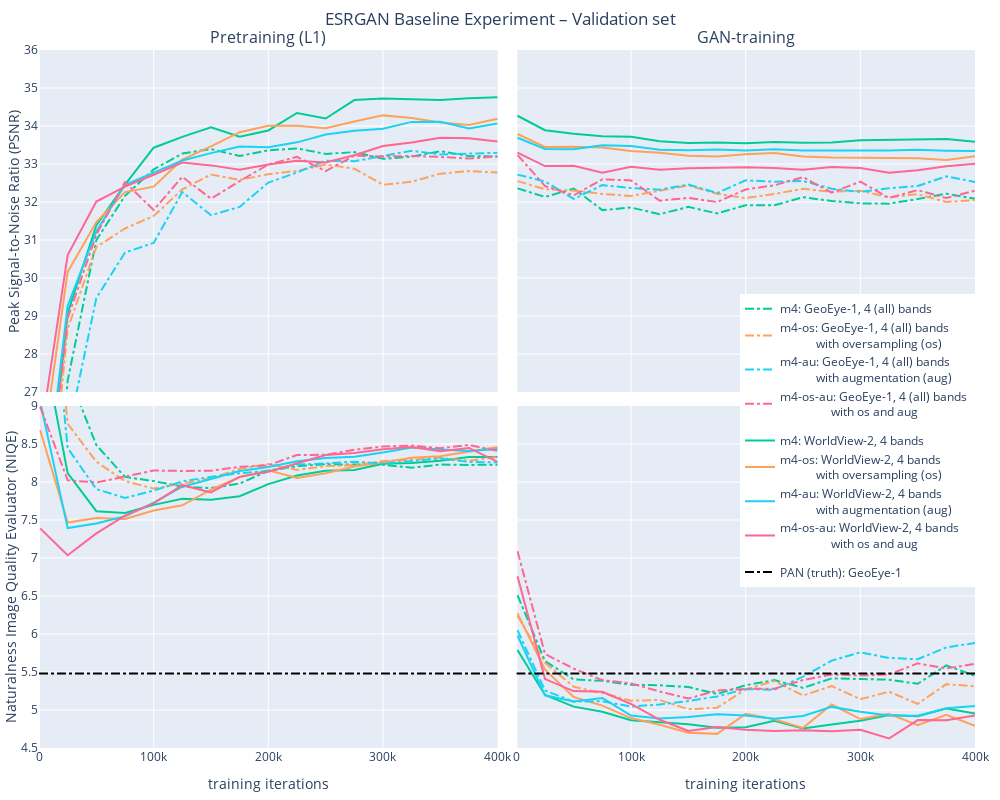

Notebook code for this chart:
### Code cell
def plot_iterations_vs_metrics(exp_stat_dict, metrics=('PSNR', 'NIQE'),
                               mode='lines', x_type='linear', smooth_par=0.5, title='title'):
    fig = make_subplots(rows=2, cols=2, 
                        subplot_titles=('Pretraining (L1)', 'GAN-training'), 
                        horizontal_spacing=0.02, vertical_spacing=0.02, 
                        shared_xaxes=True, shared_yaxes=True)

    for experiment, stat_df in exp_stat_dict.items():
        
        pre_df = stat_df.loc[stat_df['pre_or_gan'] == 'pre', :]
        gan_df = stat_df.loc[stat_df['pre_or_gan'] == 'gan', :]
        
        for sensor in pre_df['sensor'].unique():
            name = LEGEND_NAMES[experiment + '-' + sensor]
            color = LEGEND_COLORS[experiment + '-' + sensor]
            line_dash = dict(dash=SENSOR_DASH[sensor])
            sensor_df = pre_df.loc[pre_df['sensor'] == sensor, :]
            fig.add_trace(go.Scatter(x=sensor_df['iterations'], 
                                     y=sensor_df[metrics[0]].ewm(alpha=(1 - smooth_par)).mean(), 
                                     mode=mode,
                                     line=line_dash,
                                     marker_color=color,
                                     name=name, legendgroup=sensor),
                          row=1, col=1)

        for sensor in gan_df['sensor'].unique():
            color = LEGEND_COLORS[experiment + '-' + sensor]
            line_dash = dict(dash=SENSOR_DASH[sensor])
            sensor_df = gan_df.loc[gan_df['sensor'] == sensor, :]
            fig.add_trace(go.Scatter(x=sensor_df['iterations'], 
                                     y=sensor_df[metrics[0]].ewm(alpha=(1 - smooth_par)).mean(), 
                                     marker_color=color,
                                     line=line_dash,
                                     mode=mode,
                                     name=sensor, legendgroup=sensor, 
                                     showlegend=False),
                          row=1, col=2)

        for sensor in pre_df['sensor'].unique():
            name = LEGEND_NAMES[experiment + '-' + sensor]
            color = LEGEND_COLORS[experiment + '-' + sensor]
            line_dash = dict(dash=SENSOR_DASH[sensor])
            sensor_df = pre_df.loc[pre_df['sensor'] == sensor, :]
            fig.add_trace(go.Scatter(x=sensor_df['iterations'], 
                                     y=sensor_df[metrics[1]].ewm(alpha=(1 - smooth_par)).mean(), 
                                     marker_color=color, 
                                     line=line_dash,
                                     mode=mode,
                                     name=name, legendgroup=sensor, 
                                     showlegend=False),
                          row=2, col=1)

        for sensor in gan_df['sensor'].unique():
            color = LEGEND_COLORS[experiment + '-' + sensor]
            line_dash = dict(dash=SENSOR_DASH[sensor])
            sensor_df = gan_df.loc[gan_df['sensor'] == sensor, :]
            fig.add_trace(go.Scatter(x=sensor_df['iterations'], 
                                     y=sensor_df[metrics[1]].ewm(alpha=(1 - smooth_par)).mean(), 
                                     marker_color=color,
                                     line=line_dash,
                                     mode=mode,
                                     name=sensor, legendgroup=sensor, 
                                     showlegend=False),
                          row=2, col=2)
            
    fig.add_trace(go.Scatter(x=[0, 400000], y=[5.48, 5.48], 
                             mode='lines', marker_color='black', line_dash='dashdot',
                             name='PAN (truth): GeoEye-1', showlegend=True), row=2, col=1)
    fig.add_trace(go.Scatter(x=[0, 400000], y=[5.48, 5.48], 
                             mode='lines', marker_color='black', line_dash='dashdot', 
                             showlegend=False), row=2, col=2)
            
    #fig.update_xaxes(range=(3.5,14), title=dict(text='Perceptual Index (PI)', standoff=5), row=1)
    fig.update_yaxes(range=(27,36), row=1)
    fig.update_yaxes(title=dict(text=METRIC_NAMES[metrics[0]], standoff=1), row=1, col=1)
    fig.update_yaxes(range=(4.5,9), title=dict(text=METRIC_NAMES[metrics[1]], standoff=1), col=1, row=2)
    fig.update_yaxes(range=(4.5,9), col=2, row=2)
    fig.update_xaxes(title=dict(text='training iterations'), row=2)
    fig.update_layout(height=800, width=1000, 
                      title=dict(text=title,
                             x=0.5,
                             xanchor='center',
                             yanchor='bottom'),
                     margin=dict(l=10, r=10, t=50, b=10))
    fig.update_layout(legend=dict(x=1, y=0.65,
                                  xanchor='right', yanchor='top',
                                  font=dict(size=12)
                                 ))
    
    fig.show()

if EVERY_KTH_EPOCH:
    plot_iterations_vs_metrics(stat_dict, smooth_par=0.5, title='ESRGAN Baseline Experiment – Validation set')
    #plot_iterations_vs_metrics(stat_dict, smooth_par=0.5, title='ESRGAN Regularization Experiment – Validation set')
    #plot_iterations_vs_metrics(stat_dict, smooth_par=0.5, title='ESRGAN Final Evaluation')
    #plot_iterations_vs_metrics(stat_dict, smooth_par=0)

### Figure 1 — Plotly figure (JSON) as saved in the notebook; plotly's stock layout.template omitted (floating-point values rounded to 4 significant figures)
{"data": [{"legendgroup": "GE01", "line": {"dash": "dashdot"}, "marker": {"color": "#00CC96"}, "mode": "lines", "name": "m4: GeoEye-1, 4 (all) bands", "type": "scatter", "x": [1000, 25000, 50000, 75000, 100000, 125000, 150000, 175000, 200000, 225000, 250000, 275000, 300000, 325000, 350000, 375000, 400000], "xaxis": "x", "y": [18.26, 27.3, 31.0, 32.16, 32.86, 33.28, 33.39, 33.21, 33.36, 33.41, 33.27, 33.31, 33.14, 33.19, 33.34, 33.21, 33.19], "yaxis": "y"}, {"legendgroup": "WV02", "line": {"dash": "solid"}, "marker": {"color": "#00CC96"}, "mode": "lines", "name": "m4: WorldView-2, 4 bands", "type": "scatter", "x": [1000, 25000, 50000, 75000, 100000, 125000, 150000, 175000, 200000, 225000, 250000, 275000, 300000, 325000, 350000, 375000, 400000], "xaxis": "x", "y": [22.44, 29.07, 31.39, 32.46, 33.43, 33.71, 33.96, 33.72, 33.88, 34.34, 34.2, 34.68, 34.72, 34.7, 34.69, 34.73, 34.75], "yaxis": "y"}, {"legendgroup": "GE01", "line": {"dash": "dashdot"}, "marker": {"color": "#00CC96"}, "mode": "lines", "name": "GE01", "showlegend": false, "type": "scatter", "x": [1000, 25000, 50000, 75000, 100000, 125000, 150000, 175000, 200000, 225000, 250000, 275000, 300000, 325000, 350000, 375000, 400000], "xaxis": "x2", "y": [32.36, 32.13, 32.35, 31.79, 31.86, 31.68, 31.87, 31.7, 31.92, 31.91, 32.13, 32.03, 31.96, 31.96, 32.08, 32.22, 32.08], "yaxis": "y2"}, {"legendgroup": "WV02", "line": {"dash": "solid"}, "marker": {"color": "#00CC96"}, "mode": "lines", "name": "WV02", "showlegend": false, "type": "scatter", "x": [1000, 25000, 50000, 75000, 100000, 125000, 150000, 175000, 200000, 225000, 250000, 275000, 300000, 325000, 350000, 375000, 400000], "xaxis": "x2", "y": [34.27, 33.89, 33.8, 33.73, 33.71, 33.6, 33.55, 33.57, 33.54, 33.58, 33.56, 33.56, 33.62, 33.64, 33.65, 33.66, 33.58], "yaxis": "y2"}, {"legendgroup": "GE01", "line": {"dash": "dashdot"}, "marker": {"color": "#00CC96"}, "mode": "lines", "name": "m4: GeoEye-1, 4 (all) bands", "showlegend": false, "type": "scatter", "x": [1000, 25000, 50000, 75000, 100000, 125000, 150000, 175000, 200000, 225000, 250000, 275000, 300000, 325000, 350000, 375000, 400000], "xaxis": "x3", "y": [13.08, 9.44, 8.486, 8.067, 8.012, 7.94, 7.92, 7.98, 8.145, 8.208, 8.234, 8.232, 8.226, 8.188, 8.229, 8.224, 8.227], "yaxis": "y3"}, {"legendgroup": "WV02", "line": {"dash": "solid"}, "marker": {"color": "#00CC96"}, "mode": "lines", "name": "m4: WorldView-2, 4 bands", "showlegend": false, "type": "scatter", "x": [1000, 25000, 50000, 75000, 100000, 125000, 150000, 175000, 200000, 225000, 250000, 275000, 300000, 325000, 350000, 375000, 400000], "xaxis": "x3", "y": [10.01, 8.117, 7.616, 7.591, 7.699, 7.781, 7.765, 7.813, 7.972, 8.086, 8.148, 8.159, 8.24, 8.25, 8.28, 8.33, 8.33], "yaxis": "y3"}, {"legendgroup": "GE01", "line": {"dash": "dashdot"}, "marker": {"color": "#00CC96"}, "mode": "lines", "name": "GE01", "showlegend": false, "type": "scatter", "x": [1000, 25000, 50000, 75000, 100000, 125000, 150000, 175000, 200000, 225000, 250000, 275000, 300000, 325000, 350000, 375000, 400000], "xaxis": "x4", "y": [6.51, 5.643, 5.401, 5.385, 5.331, 5.325, 5.302, 5.211, 5.326, 5.393, 5.291, 5.416, 5.408, 5.399, 5.344, 5.587, 5.449], "yaxis": "y4"}, {"legendgroup": "WV02", "line": {"dash": "solid"}, "marker": {"color": "#00CC96"}, "mode": "lines", "name": "WV02", "showlegend": false, "type": "scatter", "x": [1000, 25000, 50000, 75000, 100000, 125000, 150000, 175000, 200000, 225000, 250000, 275000, 300000, 325000, 350000, 375000, 400000], "xaxis": "x4", "y": [5.79, 5.197, 5.044, 4.978, 4.865, 4.837, 4.813, 4.767, 4.773, 4.857, 4.758, 4.809, 4.86, 4.935, 4.917, 5.019, 4.954], "yaxis": "y4"}, {"legendgroup": "GE01", "line": {"dash": "dashdot"}, "marker": {"color": "#FFA15A"}, "mode": "lines", "name": "m4-os: GeoEye-1, 4 (all) bands <br>            with oversampling (os)", "type": "scatter", "x": [1000, 25000, 50000, 75000, 100000, 125000, 150000, 175000, 200000, 225000, 250000, 275000, 300000, 325000, 350000, 375000, 400000], "xaxis": "x", "y": [21.31, 28.66, 30.82, 31.3, 31.63, 32.33, 32.72, 32.58, 32.73, 32.82, 32.99, 32.88, 32.45, 32.53, 32.75, 32.81, 32.78], "yaxis": "y"}, {"legendgroup": "WV02", "line": {"dash": "solid"}, "marker": {"color": "#FFA15A"}, "mode": "lines", "name": "m4-os: WorldView-2, 4 bands <br>            with oversampling (os)", "type": "scatter", "x": [1000, 25000, 50000, 75000, 100000, 125000, 150000, 175000, 200000, 225000, 250000, 275000, 300000, 325000, 350000, 375000, 400000], "xaxis": "x", "y": [25.04, 30.16, 31.47, 32.26, 32.41, 33.12, 33.46, 33.84, 34.0, 34.01, 33.94, 34.12, 34.28, 34.21, 34.09, 34.02, 34.19], "yaxis": "y"}, {"legendgroup": "GE01", "line": {"dash": "dashdot"}, "marker": {"color": "#FFA15A"}, "mode": "lines", "name": "GE01", "showlegend": false, "type": "scatter", "x": [1000, 25000, 50000, 75000, 100000, 125000, 150000, 175000, 200000, 225000, 250000, 275000, 300000, 325000, 350000, 375000, 400000], "xaxis": "x2", "y": [32.55, 32.34, 32.3, 32.21, 32.16, 32.3, 32.44, 32.22, 32.1, 32.21, 32.35, 32.27, 32.3, 32.12, 32.2, 32.0, 32.05], "yaxis": "y2"}, {"legendgroup": "WV02", "line": {"dash": "solid"}, "marker": {"color": "#FFA15A"}, "mode": "lines", "name": "WV02", "showlegend": false, "type": "scatter", "x": [1000, 25000, 50000, 75000, 100000, 125000, 150000, 175000, 200000, 225000, 250000, 275000, 300000, 325000, 350000, 375000, 400000], "xaxis": "x2", "y": [33.79, 33.45, 33.46, 33.43, 33.34, 33.3, 33.22, 33.2, 33.25, 33.29, 33.2, 33.17, 33.16, 33.15, 33.15, 33.11, 33.2], "yaxis": "y2"}, {"legendgroup": "GE01", "line": {"dash": "dashdot"}, "marker": {"color": "#FFA15A"}, "mode": "lines", "name": "m4-os: GeoEye-1, 4 (all) bands <br>            with oversampling (os)", "showlegend": false, "type": "scatter", "x": [1000, 25000, 50000, 75000, 100000, 125000, 150000, 175000, 200000, 225000, 250000, 275000, 300000, 325000, 350000, 375000, 400000], "xaxis": "x3", "y": [12.3, 8.767, 8.266, 8.012, 7.913, 7.983, 8.047, 8.174, 8.237, 8.158, 8.209, 8.22, 8.275, 8.292, 8.316, 8.278, 8.329], "yaxis": "y3"}, {"legendgroup": "WV02", "line": {"dash": "solid"}, "marker": {"color": "#FFA15A"}, "mode": "lines", "name": "m4-os: WorldView-2, 4 bands <br>            with oversampling (os)", "showlegend": false, "type": "scatter", "x": [1000, 25000, 50000, 75000, 100000, 125000, 150000, 175000, 200000, 225000, 250000, 275000, 300000, 325000, 350000, 375000, 400000], "xaxis": "x3", "y": [8.68, 7.467, 7.526, 7.512, 7.625, 7.693, 7.898, 8.065, 8.153, 8.051, 8.116, 8.203, 8.256, 8.318, 8.339, 8.4, 8.46], "yaxis": "y3"}, {"legendgroup": "GE01", "line": {"dash": "dashdot"}, "marker": {"color": "#FFA15A"}, "mode": "lines", "name": "GE01", "showlegend": false, "type": "scatter", "x": [1000, 25000, 50000, 75000, 100000, 125000, 150000, 175000, 200000, 225000, 250000, 275000, 300000, 325000, 350000, 375000, 400000], "xaxis": "x4", "y": [6.24, 5.62, 5.306, 5.223, 5.123, 5.132, 5.01, 5.03, 5.27, 5.38, 5.19, 5.315, 5.143, 5.241, 5.081, 5.34, 5.31], "yaxis": "y4"}, {"legendgroup": "WV02", "line": {"dash": "solid"}, "marker": {"color": "#FFA15A"}, "mode": "lines", "name": "WV02", "showlegend": false, "type": "scatter", "x": [1000, 25000, 50000, 75000, 100000, 125000, 150000, 175000, 200000, 225000, 250000, 275000, 300000, 325000, 350000, 375000, 400000], "xaxis": "x4", "y": [6.27, 5.53, 5.17, 5.058, 4.894, 4.806, 4.702, 4.686, 4.948, 4.879, 4.765, 5.072, 4.881, 4.951, 4.8, 4.935, 4.793], "yaxis": "y4"}, {"legendgroup": "GE01", "line": {"dash": "dashdot"}, "marker": {"color": "#19D3F3"}, "mode": "lines", "name": "m4-au: GeoEye-1, 4 (all) bands <br>            with augmentation (aug)", "type": "scatter", "x": [1000, 25000, 50000, 75000, 100000, 125000, 150000, 175000, 200000, 225000, 250000, 275000, 300000, 325000, 350000, 375000, 400000], "xaxis": "x", "y": [18.93, 25.87, 29.47, 30.67, 30.92, 32.26, 31.65, 31.87, 32.51, 32.78, 33.09, 33.07, 33.21, 33.35, 33.25, 33.27, 33.3], "yaxis": "y"}, {"legendgroup": "WV02", "line": {"dash": "solid"}, "marker": {"color": "#19D3F3"}, "mode": "lines", "name": "m4-au: WorldView-2, 4 bands <br>            with augmentation (aug)", "type": "scatter", "x": [1000, 25000, 50000, 75000, 100000, 125000, 150000, 175000, 200000, 225000, 250000, 275000, 300000, 325000, 350000, 375000, 400000], "xaxis": "x", "y": [23.18, 29.27, 31.23, 32.45, 32.77, 33.09, 33.29, 33.46, 33.44, 33.57, 33.78, 33.87, 33.93, 34.11, 34.11, 33.94, 34.07], "yaxis": "y"}, {"legendgroup": "GE01", "line": {"dash": "dashdot"}, "marker": {"color": "#19D3F3"}, "mode": "lines", "name": "GE01", "showlegend": false, "type": "scatter", "x": [1000, 25000, 50000, 75000, 100000, 125000, 150000, 175000, 200000, 225000, 250000, 275000, 300000, 325000, 350000, 375000, 400000], "xaxis": "x2", "y": [32.72, 32.54, 32.08, 32.44, 32.37, 32.32, 32.46, 32.24, 32.57, 32.53, 32.55, 32.35, 32.27, 32.36, 32.42, 32.68, 32.53], "yaxis": "y2"}, {"legendgroup": "WV02", "line": {"dash": "solid"}, "marker": {"color": "#19D3F3"}, "mode": "lines", "name": "WV02", "showlegend": false, "type": "scatter", "x": [1000, 25000, 50000, 75000, 100000, 125000, 150000, 175000, 200000, 225000, 250000, 275000, 300000, 325000, 350000, 375000, 400000], "xaxis": "x2", "y": [33.69, 33.4, 33.39, 33.5, 33.47, 33.37, 33.36, 33.38, 33.36, 33.39, 33.35, 33.36, 33.36, 33.36, 33.37, 33.35, 33.34], "yaxis": "y2"}, {"legendgroup": "GE01", "line": {"dash": "dashdot"}, "marker": {"color": "#19D3F3"}, "mode": "lines", "name": "m4-au: GeoEye-1, 4 (all) bands <br>            with augmentation (aug)", "showlegend": false, "type": "scatter", "x": [1000, 25000, 50000, 75000, 100000, 125000, 150000, 175000, 200000, 225000, 250000, 275000, 300000, 325000, 350000, 375000, 400000], "xaxis": "x3", "y": [12.18, 8.447, 7.906, 7.791, 7.888, 8.006, 8.069, 8.114, 8.147, 8.229, 8.244, 8.267, 8.244, 8.277, 8.308, 8.264, 8.257], "yaxis": "y3"}, {"legendgroup": "WV02", "line": {"dash": "solid"}, "marker": {"color": "#19D3F3"}, "mode": "lines", "name": "m4-au: WorldView-2, 4 bands <br>            with augmentation (aug)", "showlegend": false, "type": "scatter", "x": [1000, 25000, 50000, 75000, 100000, 125000, 150000, 175000, 200000, 225000, 250000, 275000, 300000, 325000, 350000, 375000, 400000], "xaxis": "x3", "y": [9.06, 7.393, 7.454, 7.548, 7.73, 7.938, 8.04, 8.145, 8.198, 8.274, 8.317, 8.334, 8.387, 8.453, 8.427, 8.408, 8.434], "yaxis": "y3"}, {"legendgroup": "GE01", "line": {"dash": "dashdot"}, "marker": {"color": "#19D3F3"}, "mode": "lines", "name": "GE01", "showlegend": false, "type": "scatter", "x": [1000, 25000, 50000, 75000, 100000, 125000, 150000, 175000, 200000, 225000, 250000, 275000, 300000, 325000, 350000, 375000, 400000], "xaxis": "x4", "y": [6.05, 5.257, 5.11, 5.115, 5.045, 5.073, 5.117, 5.179, 5.275, 5.267, 5.439, 5.649, 5.76, 5.685, 5.667, 5.824, 5.882], "yaxis": "y4"}, {"legendgroup": "WV02", "line": {"dash": "solid"}, "marker": {"color": "#19D3F3"}, "mode": "lines", "name": "WV02", "showlegend": false, "type": "scatter", "x": [1000, 25000, 50000, 75000, 100000, 125000, 150000, 175000, 200000, 225000, 250000, 275000, 300000, 325000, 350000, 375000, 400000], "xaxis": "x4", "y": [5.98, 5.193, 5.111, 5.159, 4.927, 4.888, 4.909, 4.945, 4.927, 4.884, 4.922, 5.041, 4.975, 4.928, 4.924, 5.022, 5.051], "yaxis": "y4"}, {"legendgroup": "GE01", "line": {"dash": "dashdot"}, "marker": {"color": "#FF6692"}, "mode": "lines", "name": "m4-os-au: GeoEye-1, 4 (all) bands <br>                 with os and aug", "type": "scatter", "x": [1000, 25000, 50000, 75000, 100000, 125000, 150000, 175000, 200000, 225000, 250000, 275000, 300000, 325000, 350000, 375000, 400000], "xaxis": "x", "y": [22.35, 28.94, 31.14, 32.52, 31.79, 32.66, 32.09, 32.55, 32.99, 33.19, 32.81, 33.22, 33.2, 33.21, 33.19, 33.14, 33.2], "yaxis": "y"}, {"legendgroup": "WV02", "line": {"dash": "solid"}, "marker": {"color": "#FF6692"}, "mode": "lines", "name": "m4-os-au: WorldView-2, 4 bands <br>                 with os and aug", "type": "scatter", "x": [1000, 25000, 50000, 75000, 100000, 125000, 150000, 175000, 200000, 225000, 250000, 275000, 300000, 325000, 350000, 375000, 400000], "xaxis": "x", "y": [25.79, 30.6, 32.01, 32.41, 32.72, 33.04, 32.96, 32.85, 32.99, 33.08, 33.04, 33.23, 33.48, 33.57, 33.69, 33.68, 33.59], "yaxis": "y"}, {"legendgroup": "GE01", "line": {"dash": "dashdot"}, "marker": {"color": "#FF6692"}, "mode": "lines", "name": "GE01", "showlegend": false, "type": "scatter", "x": [1000, 25000, 50000, 75000, 100000, 125000, 150000, 175000, 200000, 225000, 250000, 275000, 300000, 325000, 350000, 375000, 400000], "xaxis": "x2", "y": [33.24, 32.42, 32.17, 32.6, 32.57, 32.04, 32.11, 32.0, 32.33, 32.44, 32.66, 32.25, 32.53, 32.11, 32.31, 32.11, 32.3], "yaxis": "y2"}, {"legendgroup": "WV02", "line": {"dash": "solid"}, "marker": {"color": "#FF6692"}, "mode": "lines", "name": "WV02", "showlegend": false, "type": "scatter", "x": [1000, 25000, 50000, 75000, 100000, 125000, 150000, 175000, 200000, 225000, 250000, 275000, 300000, 325000, 350000, 375000, 400000], "xaxis": "x2", "y": [33.3, 32.95, 32.95, 32.77, 32.93, 32.85, 32.89, 32.89, 32.92, 32.89, 32.85, 32.92, 32.9, 32.77, 32.83, 32.94, 33.01], "yaxis": "y2"}, {"legendgroup": "GE01", "line": {"dash": "dashdot"}, "marker": {"color": "#FF6692"}, "mode": "lines", "name": "m4-os-au: GeoEye-1, 4 (all) bands <br>                 with os and aug", "showlegend": false, "type": "scatter", "x": [1000, 25000, 50000, 75000, 100000, 125000, 150000, 175000, 200000, 225000, 250000, 275000, 300000, 325000, 350000, 375000, 400000], "xaxis": "x3", "y": [8.99, 8.023, 7.993, 8.077, 8.151, 8.145, 8.148, 8.199, 8.22, 8.355, 8.357, 8.424, 8.467, 8.478, 8.444, 8.487, 8.409], "yaxis": "y3"}, {"legendgroup": "WV02", "line": {"dash": "solid"}, "marker": {"color": "#FF6692"}, "mode": "lines", "name": "m4-os-au: WorldView-2, 4 bands <br>                 with os and aug", "showlegend": false, "type": "scatter", "x": [1000, 25000, 50000, 75000, 100000, 125000, 150000, 175000, 200000, 225000, 250000, 275000, 300000, 325000, 350000, 375000, 400000], "xaxis": "x3", "y": [7.39, 7.037, 7.324, 7.557, 7.718, 7.958, 7.863, 8.067, 8.134, 8.247, 8.354, 8.382, 8.431, 8.46, 8.405, 8.448, 8.264], "yaxis": "y3"}, {"legendgroup": "GE01", "line": {"dash": "dashdot"}, "marker": {"color": "#FF6692"}, "mode": "lines", "name": "GE01", "showlegend": false, "type": "scatter", "x": [1000, 25000, 50000, 75000, 100000, 125000, 150000, 175000, 200000, 225000, 250000, 275000, 300000, 325000, 350000, 375000, 400000], "xaxis": "x4", "y": [7.09, 5.737, 5.544, 5.393, 5.35, 5.243, 5.151, 5.256, 5.278, 5.279, 5.395, 5.467, 5.454, 5.467, 5.613, 5.547, 5.608], "yaxis": "y4"}, {"legendgroup": "WV02", "line": {"dash": "solid"}, "marker": {"color": "#FF6692"}, "mode": "lines", "name": "WV02", "showlegend": false, "type": "scatter", "x": [1000, 25000, 50000, 75000, 100000, 125000, 150000, 175000, 200000, 225000, 250000, 275000, 300000, 325000, 350000, 375000, 400000], "xaxis": "x4", "y": [6.76, 5.407, 5.249, 5.239, 5.079, 4.871, 4.725, 4.777, 4.739, 4.724, 4.732, 4.721, 4.741, 4.625, 4.868, 4.864, 4.927], "yaxis": "y4"}, {"line": {"dash": "dashdot"}, "marker": {"color": "black"}, "mode": "lines", "name": "PAN (truth): GeoEye-1", "showlegend": true, "type": "scatter", "x": [0, 400000], "xaxis": "x3", "y": [5.48, 5.48], "yaxis": "y3"}, {"line": {"dash": "dashdot"}, "marker": {"color": "black"}, "mode": "lines", "showlegend": false, "type": "scatter", "x": [0, 400000], "xaxis": "x4", "y": [5.48, 5.48], "yaxis": "y4"}], "layout": {"annotations": [{"font": {"size": 16}, "showarrow": false, "text": "Pretraining (L1)", "x": 0.245, "xanchor": "center", "xref": "paper", "y": 1, "yanchor": "bottom", "yref": "paper"}, {"font": {"size": 16}, "showarrow": false, "text": "GAN-training", "x": 0.755, "xanchor": "center", "xref": "paper", "y": 1, "yanchor": "bottom", "yref": "paper"}], "height": 800, "legend": {"font": {"size": 12}, "x": 1, "xanchor": "right", "y": 0.65, "yanchor": "top"}, "margin": {"b": 10, "l": 10, "r": 10, "t": 50}, "title": {"text": "ESRGAN Baseline Experiment – Validation set", "x": 0.5, "xanchor": "center", "yanchor": "bottom"}, "width": 1000, "xaxis": {"anchor": "y", "domain": [0, 0.49], "matches": "x3", "showticklabels": false}, "xaxis2": {"anchor": "y2", "domain": [0.51, 1], "matches": "x4", "showticklabels": false}, "xaxis3": {"anchor": "y3", "domain": [0, 0.49], "title": {"text": "training iterations"}}, "xaxis4": {"anchor": "y4", "domain": [0.51, 1], "title": {"text": "training iterations"}}, "yaxis": {"anchor": "x", "domain": [0.51, 1], "range": [27, 36], "title": {"standoff": 1, "text": "Peak Signal-to-Noise Ratio (PSNR)"}}, "yaxis2": {"anchor": "x2", "domain": [0.51, 1], "matches": "y", "range": [27, 36], "showticklabels": false}, "yaxis3": {"anchor": "x3", "domain": [0, 0.49], "range": [4.5, 9], "title": {"standoff": 1, "text": "Naturalness Image Quality Evaluator (NIQE)"}}, "yaxis4": {"anchor": "x4", "domain": [0, 0.49], "matches": "y3", "range": [4.5, 9], "showticklabels": false}}}
